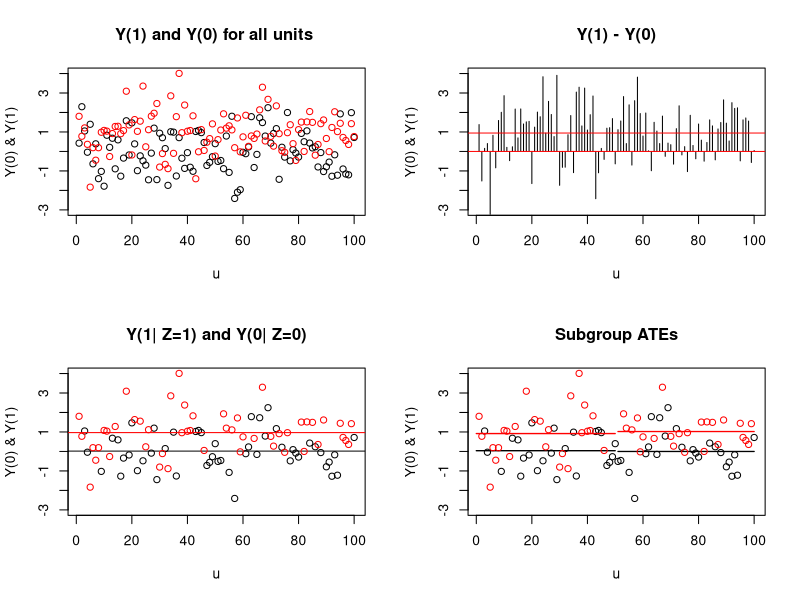

Write the R code that produced this figure.
## ---- chunk 1
po.graph = function(N, Y0,Y1,u, Z, yl = "Y(0) & Y(1)"){
par(mfrow=c(2,2))
plot(u, Y0, ylim=c(-3, 4), xlim=c(1,N), xlab="u", ylab=yl)
  lines(u, Y1, type = "p", col="red")
  title("Y(1) and Y(0) for all units ")
plot(u, Y1-Y0, type = "h", ylim=c(-3, 4), xlim=c(1,N),main = "Y(1) - Y(0)", xlab="u", ylab=yl)
  abline(h=0, col="red"); abline(h=mean(Y1-Y0), col="red")
plot(u[Z==0], Y0[Z==0], ylim=c(-3, 4), xlim=c(1,N), main = "Y(1| Z=1) and Y(0| Z=0)", xlab="u", ylab=yl)
  abline(h=mean(Y0[Z==0]))
  lines(u[Z==1], Y1[Z==1], type = "p", col="red")
  abline(h=mean(Y1[Z==1]), col="red")
plot(u[Z==0&u<=N/2], Y0[Z==0&u<=N/2], ylim=c(-3, 4), xlim=c(1,N), 
     main = "Subgroup ATEs", xlab="u", ylab = yl)
  segments(0, mean(Y0[Z==0 & u<=N/2]), N/2, mean(Y0[Z==0 & u<=N/2]), lwd =  1.3)
  lines(u[Z==1 & u<=N/2], Y1[Z==1 & u<=N/2], type="p",ylim=c(-3, 4), col="red")
  segments(0, mean(Y1[Z==1 & u<=N/2]), N/2, mean(Y1[Z==1 & u<=N/2]), lwd =  1.3, col="red")
  lines(u[Z==0 & u>N/2], Y0[Z==0 & u>N/2], type = "p", ylim=c(-3, 4), xlim=c(1,N))
  segments(1+N/2, mean(Y0[Z==0 & u>N/2]), N, mean(Y0[Z==0 & u>N/2]), lwd =  1.3)
  points(u[Z==1 & u>N/2], Y1[Z==1 & u>N/2], type="p", ylim=c(-3, 4), col="red")
  segments(1+N/2, mean(Y1[Z==1 & u>N/2]), N, mean(Y1[Z==1 & u>N/2]), lwd =  1.3, col="red")
	}

N  <- 100
u  <- seq(1:N)
Y0 <- rnorm(N)
Y1 <- rnorm(N) + 1
Z  <- 1:N %in% sample(N, N/2)
## ---- chunk 2
po.graph(N, Y0, Y1, u, Z)	
